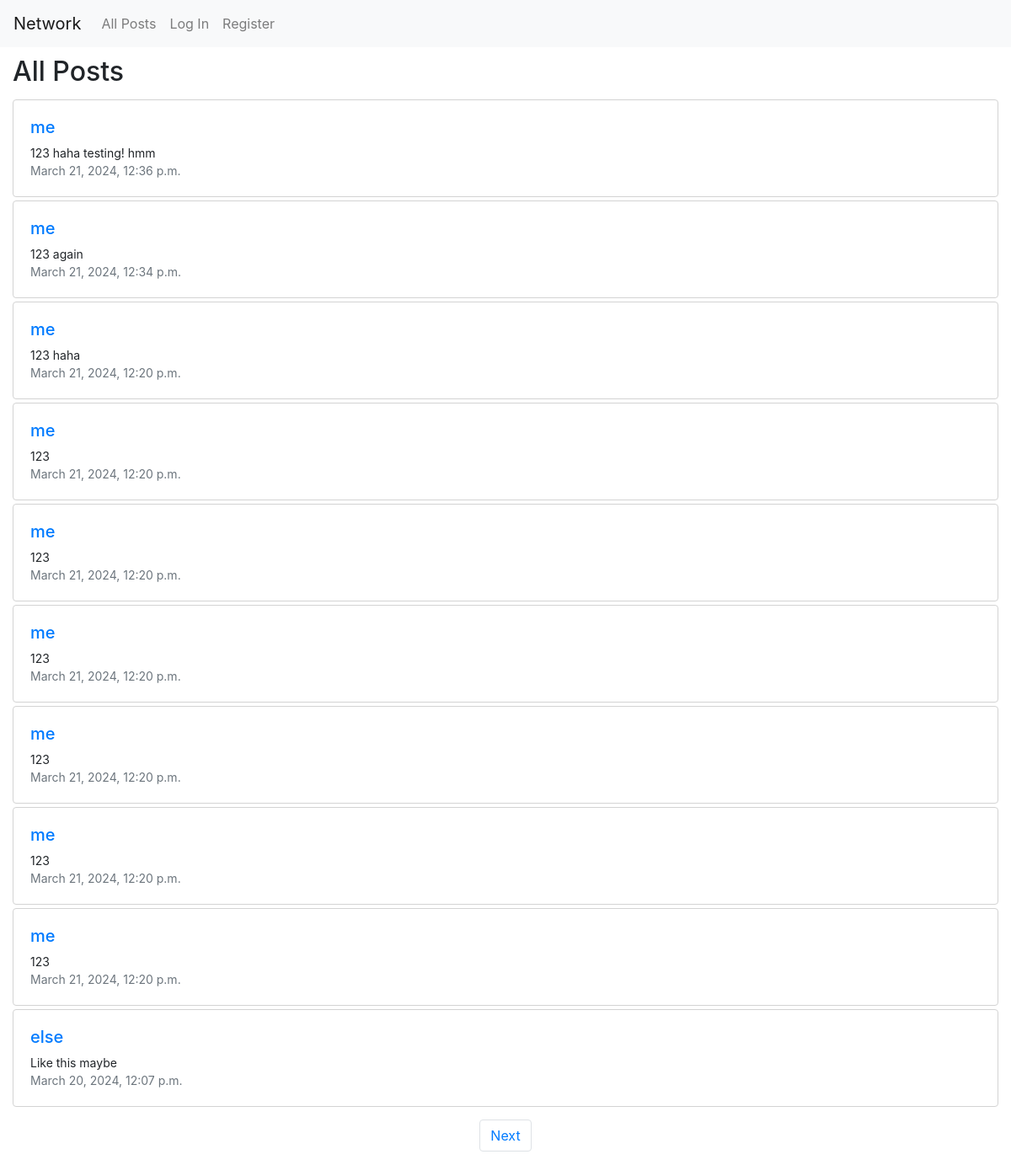
The page / on the database its author committed.
### network/models.py (models this page shows, shortened)
class Post(models.Model):
    content = models.CharField(max_length=140)
    user = models.ForeignKey(User, on_delete=models.CASCADE, related_name="author")
    date = models.DateTimeField(auto_now_add=True)
    likes = models.IntegerField(default="0")

class User(AbstractUser):
    pass

### network/views.py (the view)
# urls.py: path("", views.index, name="index"),
def index(request):
    allPosts = Post.objects.all().order_by("id").reverse()
    paginator = Paginator(allPosts, 10)
    page_number = request.GET.get('page')
    posts_of_the_page = paginator.get_page(page_number)
    allLikes = Like.objects.all()
    whoYouLiked = []
    try:
        for like in allLikes:
            if like.user.id == request.user.id:
                whoYouLiked.append(like.post.id)
    except:
        whoYouLiked = []
    return render(request, "network/index.html", {
        "posts_of_the_page": posts_of_the_page,
        "whoYouLiked": whoYouLiked,
    })

### network/templates/network/index.html (shortened to what this page needs)
{% extends "network/layout.html" %}
{% block body %}
    <h2 class="heading">All Posts</h2>
    <div class="all-posts">
        {% for post in posts_of_the_page %}
            <div class="post mt-1">
                <h5 class="username"><a href="{% url 'profile' user_id=post.user.id %}">{{ post.user }}</a></h5>
                <p class="content mb-0" id="content_{{ post.id }}">{{ post.content }}</p>
                <p class="date text-muted mb-0">{{ post.date }}</p>
            </div>
        {% endfor %}
    </div>
    <nav aria-label="Page navigation example">
        <ul class="pagination d-flex justify-content-center">
            {% if posts_of_the_page.has_next %}
                <li class="page-item"><a class="page-link" href="?page={{ posts_of_the_page.next_page_number }}">Next</a></li>
            {% endif %}
        </ul>
    </nav>
{% endblock %}

### network/templates/network/layout.html (shortened to what this page needs)
{% load static %}
<!DOCTYPE html>
<html lang="en">
    <head>
        <link rel="stylesheet" href="https://stackpath.bootstrapcdn.com/bootstrap/4.4.1/css/bootstrap.min.css">
        <link href="{% static 'network/styles.css' %}" rel="stylesheet">
    </head>
    <body>
        <nav class="navbar navbar-expand-lg navbar-light bg-light">
            <a class="navbar-brand" href="{% url 'index' %}">Network</a>
            <div>
              <ul class="navbar-nav mr-auto">
                <li class="nav-item">
                  <a class="nav-link" href="{% url 'index' %}">All Posts</a>
                </li>
                {% if user.is_authenticated %}
                    <li class="nav-item">
                        <a class="nav-link" href="{% url 'following' %}">Following</a>
                    </li>
                    <li class="nav-item">
                        <a class="nav-link" href="{% url 'logout' %}">Log Out</a>
                    </li>
                {% else %}
                    <li class="nav-item">
                        <a class="nav-link" href="{% url 'login' %}">Log In</a>
                    </li>
                    <li class="nav-item">
                        <a class="nav-link" href="{% url 'register' %}">Register</a>
                    </li>
                {% endif %}
              </ul>
            </div>
          </nav>
        <div class="body">
            {% block body %}
            {% endblock %}
        </div>
    </body>
</html>

### network/static/network/styles.css (style rules this page uses)
.body { margin: 0px 15px; }
.heading { margin: 10px 0px; }
.all-posts { display: flex; flex-direction: column; margin-bottom: 15px; }
.post { border: 1px solid lightgray; border-radius: 4px; padding: 20px; }
.content { font-size: 14px; }
.date { font-size: 14px; }

### rows shown on the page
Post: user "me", content "123 haha testing! hmm", date "March 21, 2024, 12:36 p.m."
Post: user "me", content "123 again", date "March 21, 2024, 12:34 p.m."
Post: user "me", content "123 haha", date "March 21, 2024, 12:20 p.m."
Post: user "me", content "123", date "March 21, 2024, 12:20 p.m."
Post: user "me", content "123", date "March 21, 2024, 12:20 p.m."
Post: user "me", content "123", date "March 21, 2024, 12:20 p.m."
Post: user "me", content "123", date "March 21, 2024, 12:20 p.m."
Post: user "me", content "123", date "March 21, 2024, 12:20 p.m."
Post: user "me", content "123", date "March 21, 2024, 12:20 p.m."
Post: user "else", content "Like this maybe", date "March 20, 2024, 12:07 p.m."
